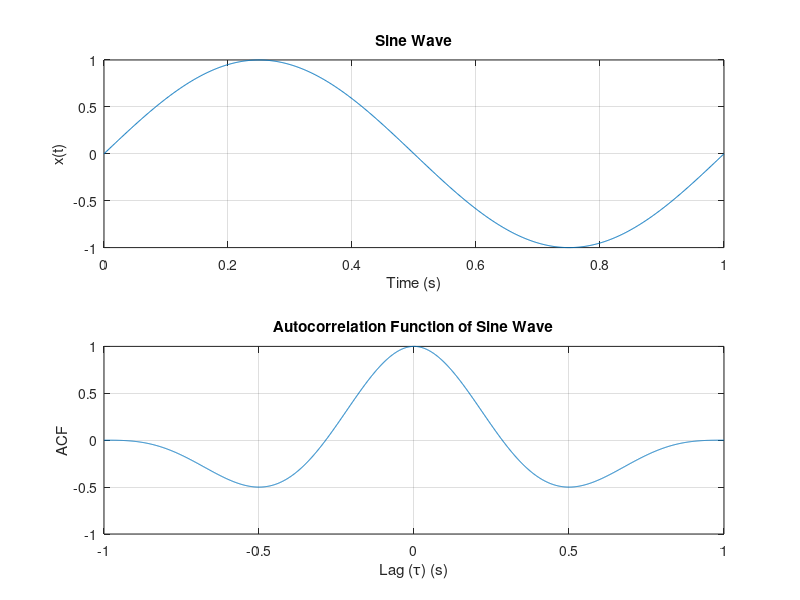

Source code (MATLAB):
clc;
clear;
close all;

w0 = 2*pi;
fs = 1000;
t = 0:1/fs:1;
x = sin(w0*t);
[acf, lags] = xcorr(x, 'coeff');
tau = lags/fs;
figure;

subplot(2,1,1);
plot(t, x);
grid on;
xlabel('Time (s)');
ylabel('x(t)');
title('Sine Wave');

subplot(2,1,2);
plot(tau, acf);
grid on;
xlabel('Lag (\tau) (s)');
ylabel('ACF');
title('Autocorrelation Function of Sine Wave');
